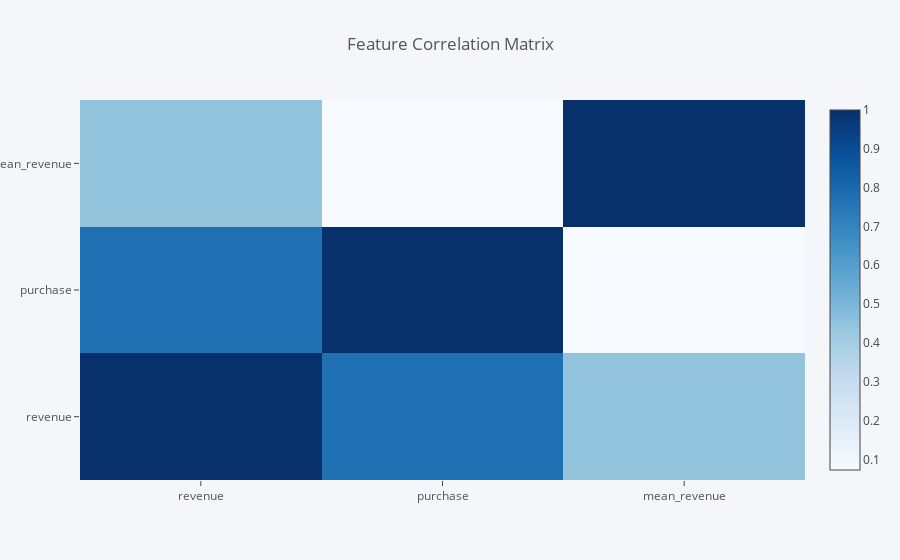

Notebook code cell kept with this figure:
### Code cell
train_set.corr().iplot(kind='heatmap',colorscale="Blues",title="Feature Correlation Matrix")

### Figure 1 — Plotly figure (JSON) as saved in the notebook; plotly's stock layout.template omitted (floating-point values rounded to 4 significant figures)
{"data": [{"colorscale": [[0, "rgb(247,251,255)"], [0.125, "rgb(222,235,247)"], [0.25, "rgb(198,219,239)"], [0.375, "rgb(158,202,225)"], [0.5, "rgb(107,174,214)"], [0.625, "rgb(66,146,198)"], [0.75, "rgb(33,113,181)"], [0.875, "rgb(8,81,156)"], [1, "rgb(8,48,107)"]], "type": "heatmap", "uid": "c483632c-d1a8-4d78-a4ad-111fadc9c065", "x": ["revenue", "purchase", "mean_revenue"], "y": ["revenue", "purchase", "mean_revenue"], "z": [[1, 0.7717, 0.447], [0.7717, 1, 0.07261], [0.447, 0.07261, 1]], "zmax": 1, "zmin": 0.07261}], "layout": {"legend": {"bgcolor": "#F5F6F9", "font": {"color": "#4D5663"}}, "paper_bgcolor": "#F5F6F9", "plot_bgcolor": "#F5F6F9", "title": {"font": {"color": "#4D5663"}, "text": "Feature Correlation Matrix"}, "xaxis": {"gridcolor": "#E1E5ED", "showgrid": true, "tickfont": {"color": "#4D5663"}, "title": {"font": {"color": "#4D5663"}, "text": ""}, "zerolinecolor": "#E1E5ED"}, "yaxis": {"gridcolor": "#E1E5ED", "showgrid": true, "tickfont": {"color": "#4D5663"}, "title": {"font": {"color": "#4D5663"}, "text": ""}, "zerolinecolor": "#E1E5ED"}}}
